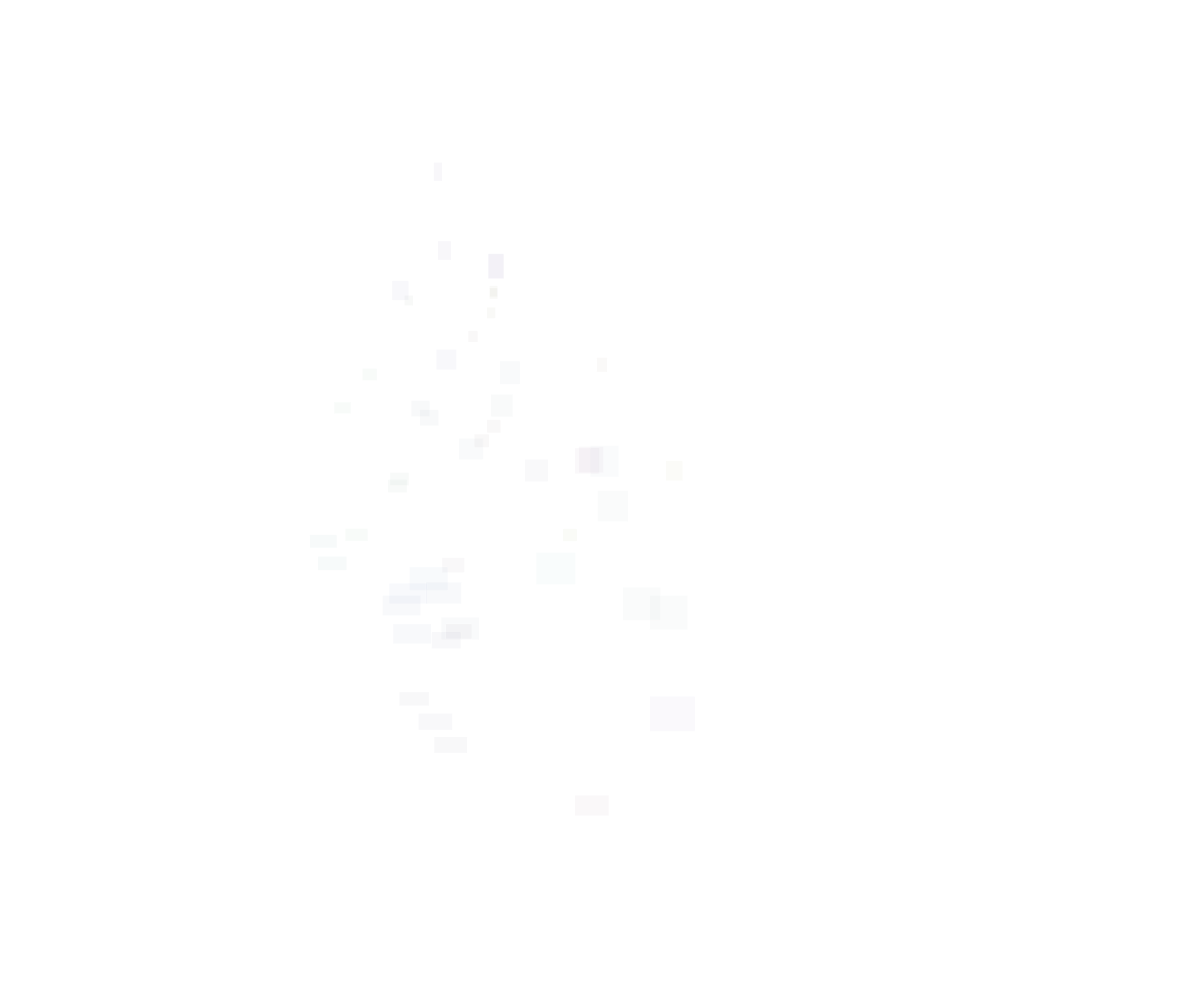
Frame 1 (no input)
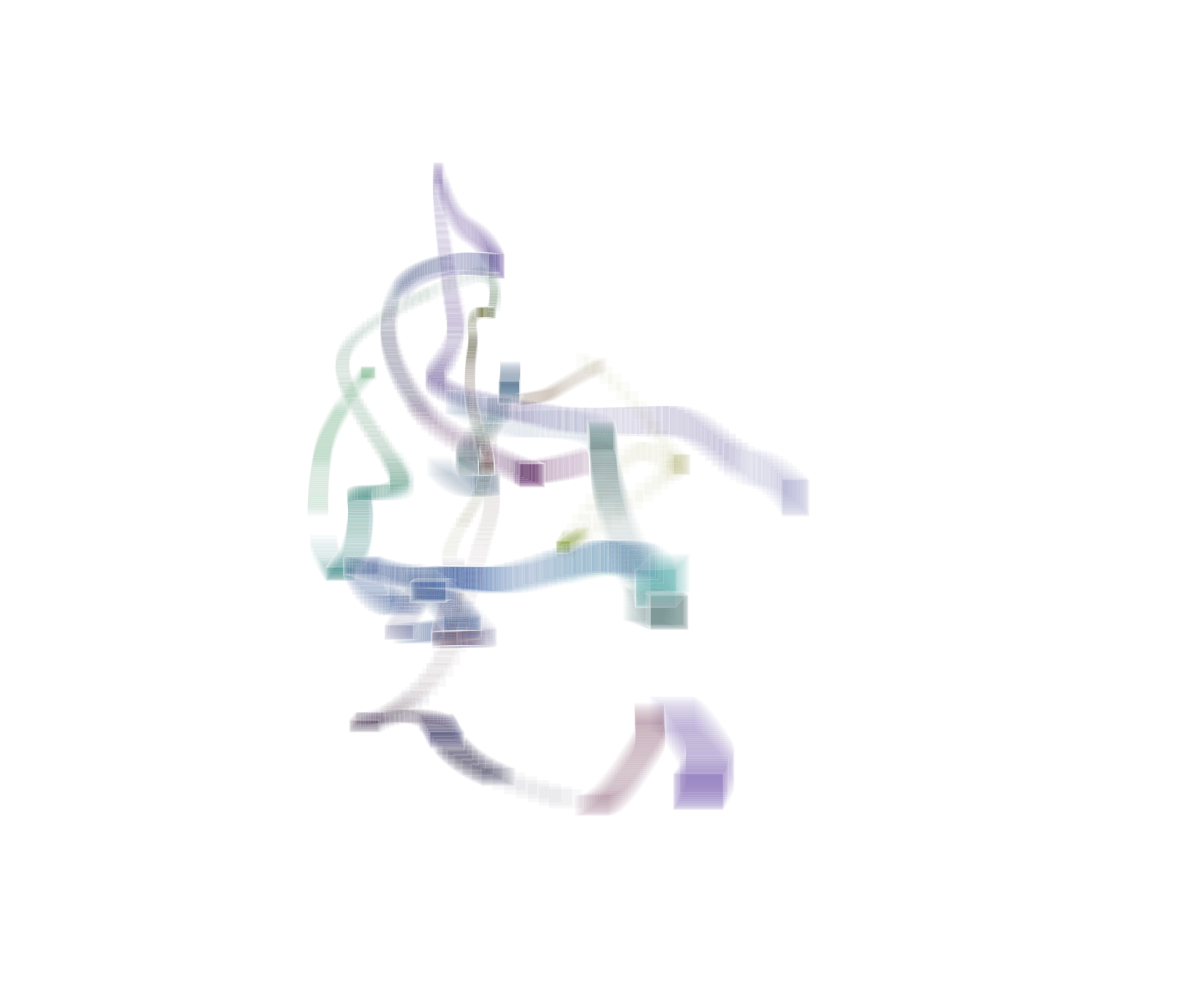
Frame 60 (no input)
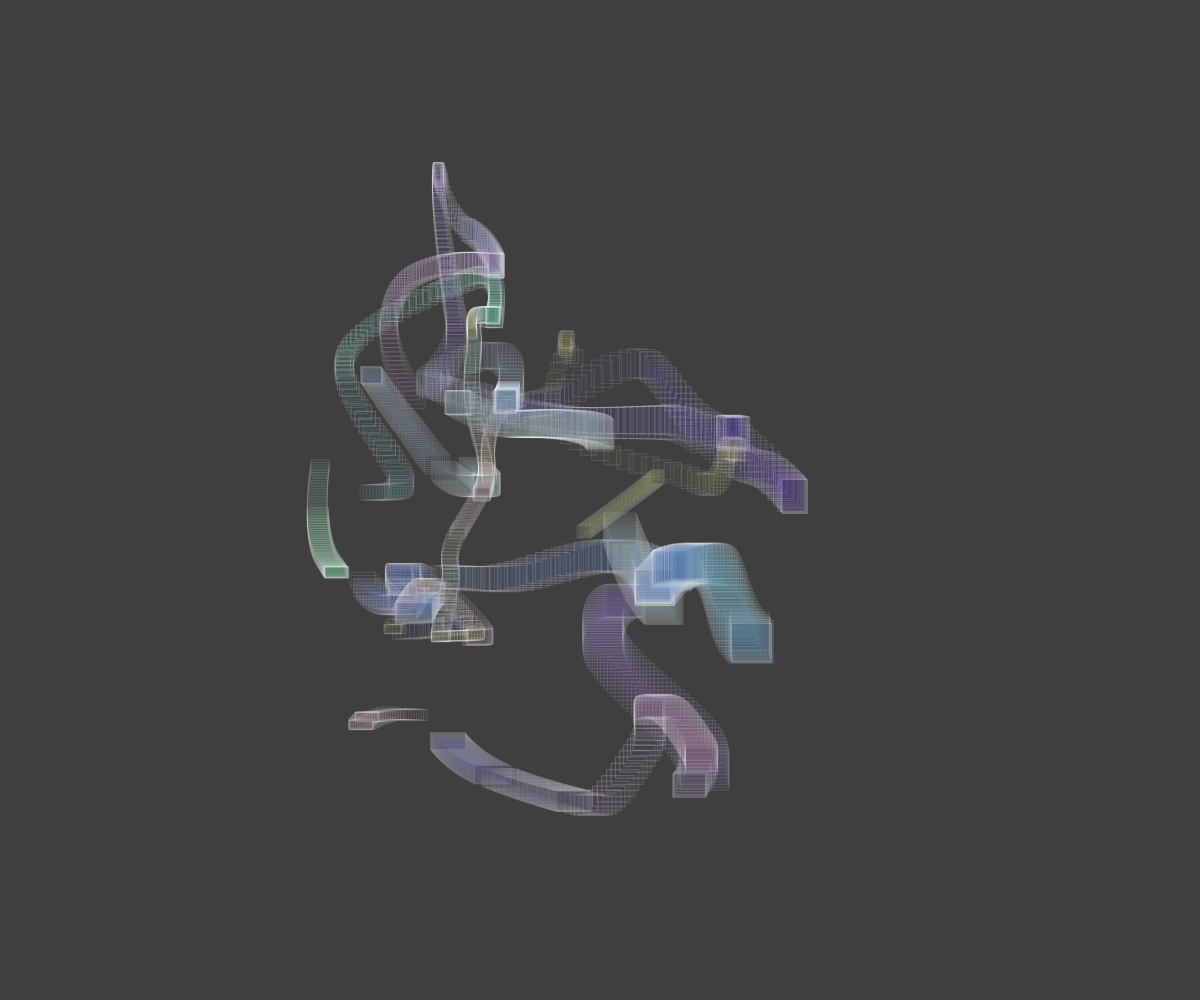
Frame 120 (the mouse pressed at the canvas centre since frame 60)

The p5.js sketch that drew these frames (run headless with seeded random() and noise() and a simulated clock; from frame 60 on, the mouse is pressed at the canvas centre):

// p5.js sketch
// ── sketch.js
// -
// Camminatore mondi 0.1 by Alessia Valgimigli [walkers, noise]
// 2021 © Alessia Valgimigli, Daniele @Fupete and the course DS-2021 at DESIGN.unirsm 
// github.com/ds-2021-unirsm — github.com/fupete
// Educational purposes, MIT License, 2021, San Marino
// —
//
// Help:
// [mouse] pressed: cambia il colore del background
// — 


var camminatori = [];
 var totaleCamminatori = 50

 function setup() {
   background(255);
   createCanvas(windowWidth, windowHeight);
   print("se si clicca sulla canvas lo sfondo cambierà tonalità di grigio")

   for (var i = 0; i < totaleCamminatori; i++) {
     camminatori.push(new Camminatore());
   }
 }

 function draw() {
   for (var i = 0; i < totaleCamminatori; i++) {
     camminatori[i].move();
     camminatori[i].display();
   }
 }

 function Camminatore() {

   this.x = 0;
   this.y = 0;
   this.t = random(10);
   this.tIncr = random(0.05, 1) * 0.01;
   this.r = 255 * noise(this.t);
   this.g = 255 * noise(this.t + 5);
   this.b = 255 * noise(this.t + 10);
   //diametro
   this.d = 100 * noise(this.t + 10);


   this.move = function() {
     this.x = noise(this.t) * width;
     this.y = noise(this.t + 20) * height;
     this.t += this.tIncr;
   }

   this.display = function() {
     fill(this.r, this.g, this.b, 10);
     stroke(255, 30);
     rect(this.x, this.y, this.d * noise(this.t + 20), this.d * noise(this.t));
   }
 }

function mousePressed () {
background(random(255));
}
